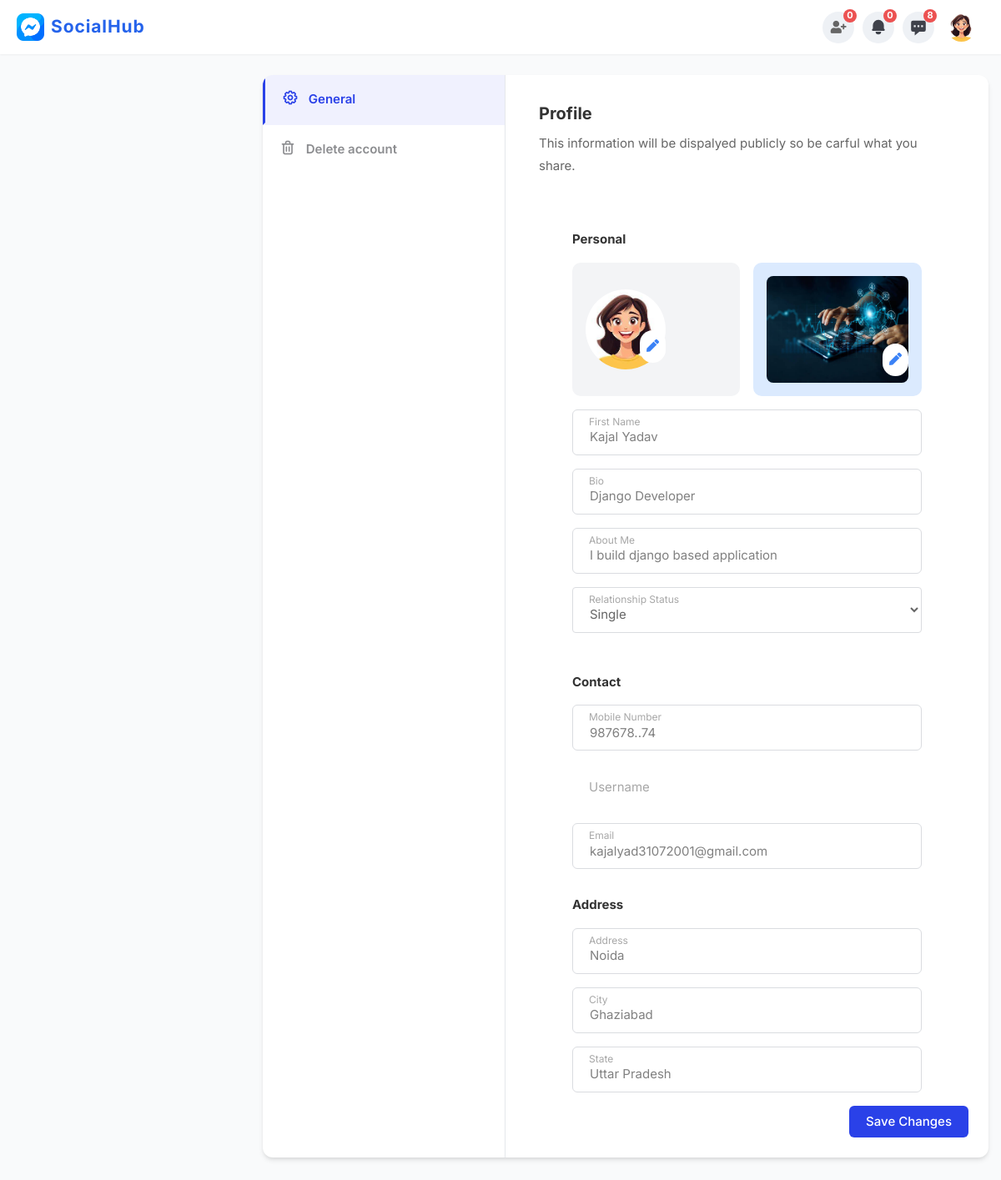
/accounts/profile-update/ (signed in), run on the app's committed database.
### accounts/models.py (models this page shows, shortened)
class Account(AbstractBaseUser, PermissionsMixin):
    first_name = models.CharField(max_length=50)
    last_name = models.CharField(max_length=50)
    username = models.CharField(max_length=50, unique=True)
    email = models.EmailField(max_length=100, unique=True)
    phone_number = models.CharField(max_length=50)
    date_joined = models.DateTimeField(auto_now_add=True)
    last_login = models.DateTimeField(auto_now_add=True)
    is_admin = models.BooleanField(default=False)
    is_staff = models.BooleanField(default=False)
    is_active = models.BooleanField(default=False)
    is_superuser = models.BooleanField(default=False)
    is_superadmin = models.BooleanField(default=False)
    objects = MyAccountManager()
    USERNAME_FIELD = 'email'
    REQUIRED_FIELDS = ['username', 'first_name', 'last_name']

class Profile(models.Model):
    pid = ShortUUIDField(length=7, max_length=25, alphabet="abcdefghijklmnopqrstuvxyz123")
    user = models.OneToOneField(Account, on_delete=models.CASCADE)
    cover_image = models.ImageField(upload_to=user_directory_path, blank=True, null=True)
    image = models.ImageField(upload_to=user_directory_path, blank=True, null=True)
    full_name = models.CharField(max_length=1000, null=True, blank=True)
    bio = models.CharField(max_length=100, null=True, blank=True)
    about_me = models.CharField( max_length=1000,null=True, blank=True)
    phone = models.CharField(max_length=100, null=True, blank=True)
    gender = models.CharField(max_length=100, choices=GENDER, null=True, blank=True)
    relationship = models.CharField(max_length=100, choices=RELATIONSHIP, null=True, blank=True, default="single")
    friends_visibility = models.CharField(max_length=100, choices=WHO_CAN_SEE_MY_FRIENDS, null=True, blank=True, default="Everyone")
    country = models.CharField(max_length=100, null=True, blank=True)
    city = models.CharField(max_length=100, null=True, blank=True)
    state = models.CharField(max_length=100, null=True, blank=True)
    address = models.CharField(max_length=1000, null=True, blank=True)
    working_at = models.CharField(max_length=1000, null=True, blank=True)
    verified = models.BooleanField(default=False)
    followers = models.ManyToManyField(Account, blank=True, related_name="followers")
    followings = models.ManyToManyField(Account, blank=True, related_name="followings")
    friends = models.ManyToManyField(Account, blank=True, related_name="friends")
    blocked = models.ManyToManyField(Account, blank=True, related_name="blocked")
    date = models.DateTimeField(auto_now_add=True, null=True, blank=True)
    class Meta:
        ordering = ["-date"]

### accounts/views.py (the view)
# urls.py: path("profile-update/", views.profile_update, name="profile-update"),
@login_required
def profile_update(request):
    if request.method == "POST":
        p_form = ProfileUpdateForm(request.POST, request.FILES, instance=request.user.profile)
        u_form = UserUpdateForm(request.POST, instance=request.user)
        if p_form.is_valid() and u_form.is_valid():
            p_form.save()
            u_form.save()
            messages.success(request, "Profile Updated Successfully.")
            return redirect('my-profile')
        else:
            print(p_form.errors)
            print(u_form.errors)
    else:
        p_form = ProfileUpdateForm(instance=request.user.profile)
        u_form = UserUpdateForm(instance=request.user)
    context = {
        'p_form': p_form,
        'u_form': u_form,
    }
    return render(request, 'accounts/profile-update.html', context)

### accounts/forms.py
class ProfileUpdateForm(forms.ModelForm):
    image = forms.ImageField(
        widget=forms.FileInput(),
        required=False
    )
    cover_image = forms.ImageField(
        widget=forms.FileInput(),
        required=False
    )
    class Meta:
        model = Profile
        fields = [
            'cover_image' ,
            'image' ,
            'full_name',
            'bio',
            'about_me',
            'phone',
            'gender',
            'relationship',
            'friends_visibility',
            'country',
            'city',
            'state',
            'address',
            'working_at',
        ]

class UserUpdateForm(forms.ModelForm):
    class Meta:
        model = Account
        fields = ['email']

### templates/accounts/profile-update.html (shortened to what this page needs)
{% extends 'partials/base.html' %}
{% load static %}
{% load widget_tweaks %}
{% block content %}
<div class="main_content">
    <div class="mcontainer">
        <div
            class="bg-white lg:divide-x lg:flex lg:shadow-md rounded-md shadow lg:rounded-xl overflow-hidden lg:m-0 -mx-4">
            {% include 'partials/settings_sidebar.html' %}
            <div class="lg:w-2/3">
                <form method="POST" class="lg:flex lg:flex-col justify-between lg:h-full" enctype="multipart/form-data">
                    <div class="lg:px-10 lg:py-8 p-6">
                        <h3 class="font-bold mb-2 text-xl">Profile</h3>
                        <p class=""> This information will be dispalyed publicly so be carful what you share. </p>
                    </div>
                    <div class="lg:py-8 lg:px-20 flex-1 space-y-4 p-6">
                        <h4><b>Personal</b></h4>
                        <div class="grid grid-cols-1 md:grid-cols-2 gap-4">
                            <div class="bg-gray-100 p-4  flex items-center" style="border-radius: 10px;">
                                <div class="relative">
                                {% if request.user.profile.image %}
                            <img src="{{request.user.profile.image.url}}" id="preview_avatar" alt="Profile Picture" class="w-24 h-24 rounded-full">
                        {% else %}
                            <img src="{% static 'images/user-default.jpg' %}" class="w-24 h-24 rounded-full" alt="">
                        {% endif %}
                                    <label for="id_image"
                                        class="absolute bottom-0 right-0 p-2 bg-white rounded-full cursor-pointer">
                                        <i class="fas fa-pen text-blue-500"></i>
                                    </label>
                                </div>
                            </div>
                            <div class="bg-blue-100 p-4" style="border-radius: 10px;">
                                <div class="relative">
                                {% if request.user.profile.cover_image %}
                            <img src="{{request.user.profile.cover_image.url}}" id="preview_cover"
                                        alt="Cover Image" class="w-full h-32 object-cover rounded-lg">
                        {% else %}
                            <img src="{% static 'images/default-cover.jpg' %}" class="w-full h-32 object-cover rounded-lg" alt="">
                        {% endif %}
                                    <label for="id_cover_image"
                                        class="absolute bottom-0 right-0 p-2 bg-white rounded-full cursor-pointer">
                                        <i class="fas fa-pen text-blue-500"></i>
                                    </label>
                                </div>
                            </div>
                        </div>
                        <div class="line">
                            {% render_field p_form.full_name class="line__input" %}
                            <span for="username" class="line__placeholder"> First Name </span>
                        </div>
                        <div class="line">
                            {% render_field p_form.bio class="line__input" %}
                            <span for="username" class="line__placeholder"> Bio </span>
                        </div>
                        <div class="line">
                            {% render_field p_form.about_me class="line__input" %}
                            <span for="username" class="line__placeholder"> About Me </span>
                        </div>
                        <div class="line">
                            {% render_field p_form.relationship class="line__input" %}
                            <span for="username" class="line__placeholder"> Relationship Status </span>
                        </div>
                    </div>
                    <div class="lg:py-4 lg:px-20 flex-1 space-y-4 p-6">
                        <h4><b>Contact</b></h4>
                        <div class="line">
                            {% render_field p_form.phone class="line__input" %}
                            <span for="username" class="line__placeholder"> Mobile Number </span>
                        </div>
                        <div class="line">
                            <span class="line__placeholder"> Username </span>
                        </div>
                        <div class="line">
                            {% render_field u_form.email class="line__input" %}
                            <span for="username" class="line__placeholder"> Email </span>
                        </div>
                    </div>
                    <div class="lg:py-4 lg:px-20 flex-1 space-y-4 p-6">
                        <h4><b>Address</b></h4>
                        <div class="line">
                            {% render_field p_form.address class="line__input" %}
                            <span for="username" class="line__placeholder"> Address </span>
                        </div>
                        <div class="line">
                            {% render_field p_form.city class="line__input" %}
                            <span for="username" class="line__placeholder"> City </span>
                        </div>
                        <div class="line">
                            {% render_field p_form.state class="line__input" %}
                            <span for="username" class="line__placeholder"> State </span>
                        </div>
                    </div>
                    <div class="bg-gray-10 p-6 pt-0 flex justify-end space-x-3">
                        <button type="submit" class="button bg-blue-700"> Save Changes </button>
                    </div>
                </form>
            </div>
        </div>
    </div>
</div>
{% endblock content %}

### templates/partials/base.html (shortened to what this page needs)
{% load static %}
<!DOCTYPE html>
<html lang="en">
<head>
    <link rel="stylesheet" href="{% static 'assets/css/icons.css' %}">
    <link rel="stylesheet" href="{% static 'assets/css/uikit.css' %}">
    <link rel="stylesheet" href="{% static 'assets/css/style.css' %}">
    <link rel="stylesheet" href="{% static 'assets/css/icons.css' %}">
    <link href="https://unpkg.com/tailwindcss@^2/dist/tailwind.min.css" rel="stylesheet">
    <link href="https://cdnjs.cloudflare.com/ajax/libs/font-awesome/5.13.0/css/all.min.css" rel="stylesheet">
</head>
<body>
    {% include 'includes/header.html' %}
    {% block content %}
    {% endblock content %}
</body>
</html>

### templates/includes/header.html (shortened to what this page needs)
{% load static %}
<header>
    <div class="header_wrap">
        <div class="header_inner mcontainer">
            <div class="left_side">
                <div id="logo">
                    <div  class="flex gap-2">
                        <img src="{% static 'images/logo.png' %}" alt="">
                         <a href="{% url 'feed' %}" class="font-bold text-blue-600 dark:text-white hover:text-blue-600 dark:hover:text-white no-underline">SocialHub</a>
                    </div>
                </div>
            </div>
            {% if user.is_authenticated %}
            <div class="right_side">
                <div class="header_widgets">
                    <a href="#" class="is_icon" uk-tooltip="title: Friend Request">
                        <i class="fas fa-user-plus !text-gray-800 dark:!text-white"></i>
                        <span class="text-white">
                            {{ friend_request.count }}
                        </span>
                    </a>
                    <a href="#" id="notification-icon" class="is_icon" uk-tooltip="title: Notifications">
                        <svg fill="currentColor" viewBox="0 0 20 20" xmlns="http://www.w3.org/2000/svg">
                            <path
                                d="M10 2a6 6 0 00-6 6v3.586l-.707.707A1 1 0 004 14h12a1 1 0 00.707-1.707L16 11.586V8a6 6 0 00-6-6zM10 18a3 3 0 01-3-3h6a3 3 0 01-3 3z">
                            </path>
                        </svg>
                        <span>{{ notification.count }}</span>
                    </a>
                    <a href="#" class="is_icon" uk-tooltip="title: Message">
                        <svg fill="currentColor" viewBox="0 0 20 20" xmlns="http://www.w3.org/2000/svg">
                            <path fill-rule="evenodd"
                                d="M18 5v8a2 2 0 01-2 2h-5l-5 4v-4H4a2 2 0 01-2-2V5a2 2 0 012-2h12a2 2 0 012 2zM7 8H5v2h2V8zm2 0h2v2H9V8zm6 0h-2v2h2V8z"
                                clip-rule="evenodd"></path>
                        </svg>
                        <span>{{ chat_message.count }}</span>
                    </a>
                    <a href="#">
                        {% if request.user.profile.image %}
                            <img src="{{ request.user.profile.image.url }}" class="is_avatar" alt="">
                        {% else %}
                            <img src="{% static 'images/user-default.jpg' %}" class="is_avatar" alt="">
                        {% endif %}
                    </a>
                            {% endif %}
                    </div>
                </div>
            </div>
        </div>
</header>

### templates/partials/settings_sidebar.html (shortened to what this page needs)
<div class="lg:w-1/3">
    <nav class="responsive-nav setting-nav setting-menu"
        uk-sticky="top:30 ; offset:80 ; media:@m ;bottom:true; animation: uk-animation-slide-top">
        <ul>
            <li class="{% if request.path == '/accounts/profile-update/' %}uk-active{% endif %}"><a
                    href="{% url 'profile-update' %}"> <i class="uil-cog"></i> General </a></li>
            <li><a href="#"> <i class="uil-trash-alt"></i> Delete account</a></li>
        </ul>
    </nav>
</div>

### templates/partials/base.html (style rules this page uses)
a { text-decoration: none; }

### data on the page
Account: user.profile.image (picture), user.profile.cover_image (picture), email "kajalyad31072001@gmail.com"
Profile: full_name "Kajal Yadav", bio "Django Developer", about_me "I build django based application", relationship "Single", phone "987678..74", address "Noida", city "Ghaziabad", state "Uttar Pradesh"

### other printed values
{{ friend_request.count }} "0"
{{ notification.count }} "0"
{{ chat_message.count }} "8"
